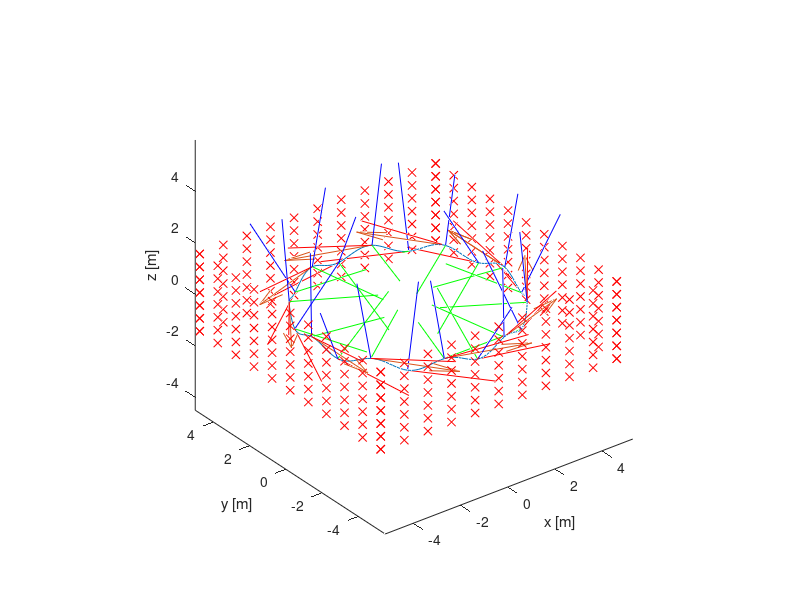

Write MATLAB code to recreate this figure.
function circular_curve_and_features()
% simulate a circular sinusoidal trajectory and points on a wall.
% refer to Camera-IMU-based localization: Observability
% analysis and consistency improvement.
close all;
% motion
% translation part
step = 2*pi/200;
t = 0:step:2*pi;
[x, y, z, ~, ~, ~] = trajectory_positions(t);
plot3(x, y, z); hold on;

% draw the directions
step = 2*pi/10;
t_sparse = 0:step:2*pi;
[x_sparse, y_sparse, z_sparse, u, v, w] = trajectory_positions(t_sparse);
quiver3(x_sparse, y_sparse, z_sparse, u, v, w);
axis equal;
xlabel('x [m]');
ylabel('y [m]');
zlabel('z [m]');

% rotation part
rotations = trajectory_orientations(t);

for i = 1:size(rotations, 2)
    % draw local frame
    if mod(i, 10) == 0
        origin = [x(i); y(i); z(i)];
        axis_tips = repmat(origin, 1, 3) + rotations{i} * nearest_depth();
        colors = {'r', 'g', 'b'};
        for j = 1:3
            axis_segment = [origin, axis_tips(:, j)];
            plot3(axis_segment(1, :), axis_segment(2, :), axis_segment(3, :), colors{j});
        end
    end
end

box_landmark_grid();

end

function rotation_differentiation_test()
% compute angular rate by rotation symbolic differentation.
syms t real
syms r h f positive

R = orientation(t, r, h, f);
Rprime = diff(R, t);
Rprime = simplify(Rprime)

t = 0.2;
r = 4;
h = 0.18;
f = 10;
valR = double(subs(R))
valRprime = double(subs(Rprime));
valOmega = valR' * valRprime
assert(norm(valOmega + valOmega') < 1e-10);
end

% structure 1
function cylinder_landmark_grid()
step = 2*pi/40;
theta = 0:step:2*pi;
fx = get_wall_radius() * sin(theta);
fy = get_wall_radius() * cos(theta);

for i = 1:7
    fz = ones(1, size(theta, 2)) * (i - 4) * get_wall_height() * 0.5 / 3.0;
    noise = (rand(size(theta)) - 0.5) * 0.1;
    % add noise to fz if you will. But it seems not necessary.
    plot3(fx, fy, fz, 'rx')
end
end

% structure 2
function box_landmark_grid()
xyincrement = 1.0;
zincrement = 0.5;
wr = get_wall_radius();
h = get_wall_height();
xycoordinates = -wr:xyincrement:wr;
zcoordinates = -h*0.5:zincrement:h*0.5;
assert(size(zcoordinates, 2)==7);
[XY, Z] = meshgrid(xycoordinates, zcoordinates);
X = - get_wall_radius() * ones(size(XY));
plot3(X, XY, Z, 'rx'); % left
plot3(-X, XY, Z, 'rx'); % right
plot3(XY, X, Z, 'rx'); % back
plot3(XY, -X, Z, 'rx'); % front
end

function [x, y, z, u, v, w] = trajectory_positions(t)
% speed about 1.2 m/s
trajectory_radius = get_trajectory_radius();
angular_rate = 1.2 / trajectory_radius;
epochs = t/angular_rate;
disp(['One round takes time ', num2str(epochs(end)), ' secs.']);
wh = wave_height();
frequency_num = get_frequency_number();
[x, y, z] = position(t, trajectory_radius, wh, frequency_num);
% gradient
u = - sin(t);
v = cos(t);
w = -wh * frequency_num * sin(frequency_num*t) / trajectory_radius;
end

function [x, y, z] = position(t, trajectory_radius, wave_height, frequency_num)
% t_WB_B
x = trajectory_radius*cos(t);
y = trajectory_radius*sin(t);
z = wave_height * cos(frequency_num*t);
end

function d = nearest_depth()
trajectory_radius = get_trajectory_radius();
wall_radius = get_wall_radius();
d = sqrt(wall_radius * wall_radius - trajectory_radius * trajectory_radius);
end

function wh = wave_height()
trajectory_radius = get_trajectory_radius();
halfz = 0.5*get_wall_height();
nd = nearest_depth();
tan_vertical_half_Fov = halfz / nd;

frequency_num = get_frequency_number();
% decrease the coefficient to make more point visible.
coeff = 0.9;
wh = coeff * (tan_vertical_half_Fov * trajectory_radius / frequency_num);
disp(['wave height in rotation ', num2str(wh)]);
end

function wr = get_wall_radius()
wr = 5;
end

function z = get_wall_height()
z=3;
end

function tr = get_trajectory_radius()
tr = 4;
end

function fn = get_frequency_number()
fn = 10;
end

function Rx = rotx(theta)
ct = cos(theta);
st = sin(theta);
Rx = [1, 0, 0; 0, ct, st; 0, -st, ct];
end

function R_WB = orientation(t, trajectory_radius, wave_height, frequency_num)
F = [- trajectory_radius*sin(t);
        trajectory_radius*cos(t);
        -wave_height * frequency_num * sin(frequency_num*t);];
    F = F / sqrt(F' * F);
    L = [-cos(t); -sin(t); 0];
    U = cross(F, L);
    U = U / sqrt(U' * U);
    R_WB = [F, L, U];
    Rx = rotx(30 * pi/180 * sin(5 * t)); % add rotation about another axis.
    R_WB = R_WB * Rx;
end

function rotations = trajectory_orientations(t)
wh = wave_height();
rotations = cell(size(t));
for i = 1:size(t, 2)
    rotations{i} = orientation(t(i), get_trajectory_radius(), wh, ...
        get_frequency_number());
end
end



